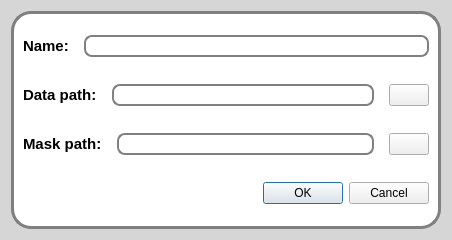
<?xml version="1.0" encoding="UTF-8"?>
<ui version="4.0">
 <class>AddSubjectDialog</class>
 <widget class="QDialog" name="AddSubjectDialog">
  <property name="geometry">
   <rect>
    <x>0</x>
    <y>0</y>
    <width>452</width>
    <height>240</height>
   </rect>
  </property>
  <property name="windowTitle">
   <string>Add Subject</string>
  </property>
  <property name="styleSheet">
   <string notr="true">#AddSubjectDialog{background:rgb(214, 214, 214);}
#addSubjectFrame {
border: 3px solid gray;
border-radius: 20px;
background: white;
}
QLineEdit {
padding: 1px;
border-style: solid;
border: 2px solid gray;
border-radius: 8px;
}


QLabel {
font-weight: bold;
font-size: 15px;
}

</string>
  </property>
  <layout class="QGridLayout" name="gridLayout_2">
   <item row="0" column="0">
    <widget class="QFrame" name="addSubjectFrame">
     <property name="frameShape">
      <enum>QFrame::StyledPanel</enum>
     </property>
     <property name="frameShadow">
      <enum>QFrame::Raised</enum>
     </property>
     <layout class="QGridLayout" name="gridLayout">
      <property name="spacing">
       <number>15</number>
      </property>
      <item row="0" column="0">
       <layout class="QHBoxLayout" name="horizontalLayout_3">
        <item>
         <widget class="QLabel" name="label">
          <property name="text">
           <string>Name:</string>
          </property>
         </widget>
        </item>
        <item>
         <widget class="QLineEdit" name="nameLineEdit"/>
        </item>
       </layout>
      </item>
      <item row="1" column="0">
       <layout class="QHBoxLayout" name="horizontalLayout_2">
        <item>
         <widget class="QLabel" name="label_2">
          <property name="text">
           <string>Data path:</string>
          </property>
         </widget>
        </item>
        <item>
         <widget class="QLineEdit" name="pathDataLineEdit"/>
        </item>
        <item>
         <widget class="QPushButton" name="browseDataButton">
          <property name="sizePolicy">
           <sizepolicy hsizetype="Fixed" vsizetype="Fixed">
            <horstretch>0</horstretch>
            <verstretch>0</verstretch>
           </sizepolicy>
          </property>
          <property name="toolTip">
           <string>&lt;html&gt;&lt;head/&gt;&lt;body&gt;&lt;p&gt;Browse&lt;/p&gt;&lt;/body&gt;&lt;/html&gt;</string>
          </property>
          <property name="text">
           <string/>
          </property>
          <property name="icon">
           <iconset>
            <normalon>:/Images/Images/Folder_Icon.png</normalon>
           </iconset>
          </property>
         </widget>
        </item>
       </layout>
      </item>
      <item row="2" column="0">
       <layout class="QHBoxLayout" name="horizontalLayout">
        <item>
         <widget class="QLabel" name="label_3">
          <property name="text">
           <string>Mask path:</string>
          </property>
         </widget>
        </item>
        <item>
         <widget class="QLineEdit" name="pathMaskLineEdit"/>
        </item>
        <item>
         <widget class="QPushButton" name="browseMaskButton_2">
          <property name="sizePolicy">
           <sizepolicy hsizetype="Fixed" vsizetype="Fixed">
            <horstretch>0</horstretch>
            <verstretch>0</verstretch>
           </sizepolicy>
          </property>
          <property name="toolTip">
           <string>&lt;html&gt;&lt;head/&gt;&lt;body&gt;&lt;p&gt;Browse&lt;/p&gt;&lt;/body&gt;&lt;/html&gt;</string>
          </property>
          <property name="text">
           <string/>
          </property>
          <property name="icon">
           <iconset>
            <normalon>:/Images/Images/Folder_Icon.png</normalon>
           </iconset>
          </property>
         </widget>
        </item>
       </layout>
      </item>
      <item row="3" column="0">
       <widget class="QDialogButtonBox" name="okCancel">
        <property name="standardButtons">
         <set>QDialogButtonBox::Cancel|QDialogButtonBox::Ok</set>
        </property>
       </widget>
      </item>
     </layout>
    </widget>
   </item>
  </layout>
 </widget>
 <resources/>
 <connections/>
</ui>
